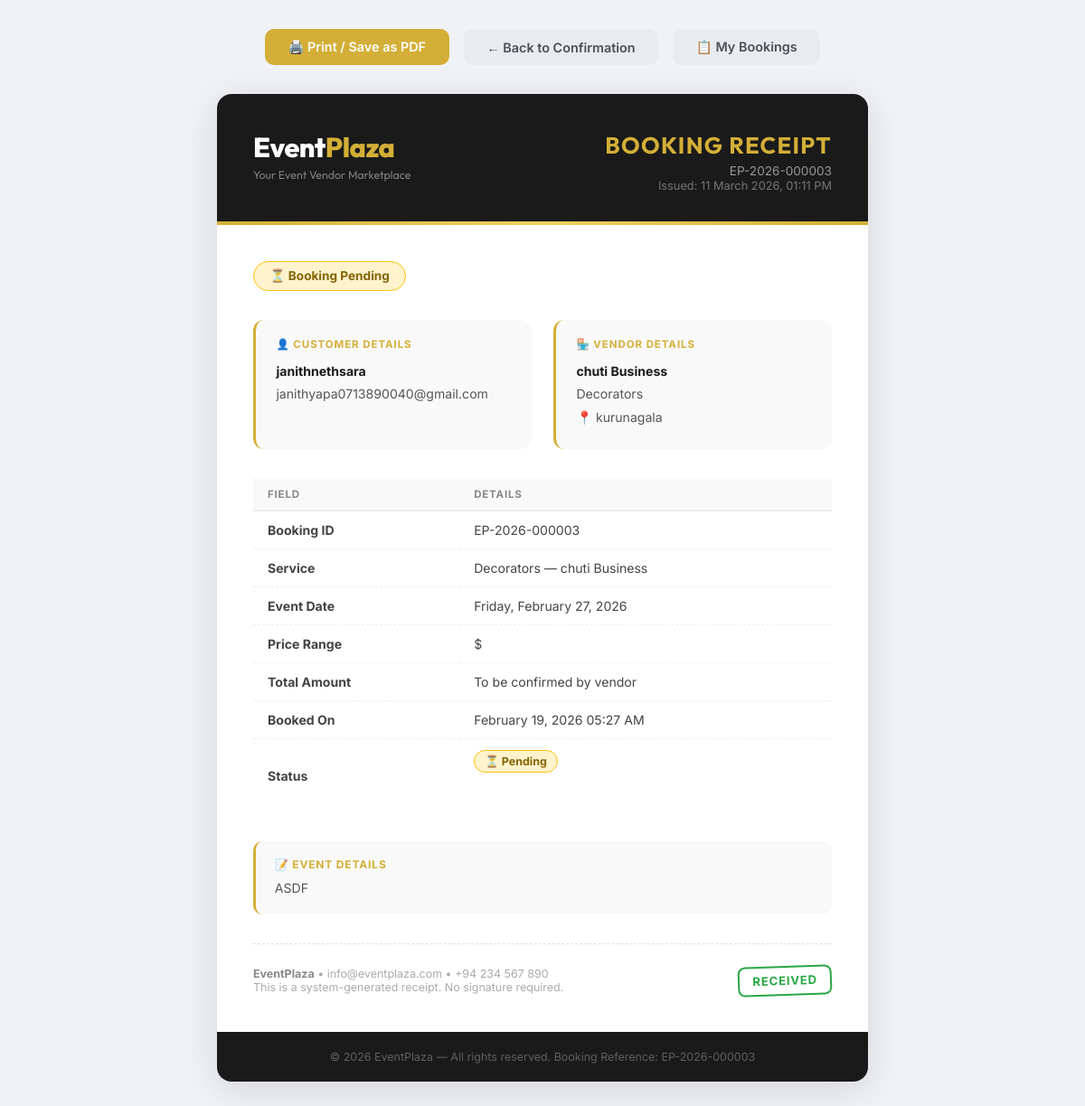
The page /receipt.php?booking_id=3 (signed in) on the database its author committed.
### tables this page shows
CREATE TABLE `bookings` (
  `id` int(11) NOT NULL,
  `customer_id` int(11) NOT NULL,
  `vendor_id` int(11) NOT NULL,
  `event_date` date NOT NULL,
  `event_details` text DEFAULT NULL,
  `status` enum('pending','confirmed','completed','cancelled') DEFAULT 'pending',
  `total_price` decimal(10,2) DEFAULT NULL,
  `created_at` timestamp NOT NULL DEFAULT current_timestamp()
);

CREATE TABLE `users` (
  `id` int(11) NOT NULL,
  `username` varchar(50) NOT NULL,
  `email` varchar(100) NOT NULL,
  `password` varchar(255) NOT NULL,
  `role` enum('admin','vendor','customer') NOT NULL,
  `created_at` timestamp NOT NULL DEFAULT current_timestamp()
);

CREATE TABLE `vendors` (
  `id` int(11) NOT NULL,
  `user_id` int(11) NOT NULL,
  `category_id` int(11) NOT NULL,
  `business_name` varchar(100) NOT NULL,
  `description` text DEFAULT NULL,
  `price_range` varchar(50) DEFAULT NULL,
  `location` varchar(100) DEFAULT NULL,
  `profile_image` varchar(255) DEFAULT NULL,
  `is_verified` tinyint(1) DEFAULT 0,
  `availability_calendar` text DEFAULT NULL,
  `created_at` timestamp NOT NULL DEFAULT current_timestamp(),
  `phone` varchar(30) DEFAULT NULL,
  `website` varchar(255) DEFAULT NULL,
  `facebook` varchar(255) DEFAULT NULL,
  `instagram` varchar(255) DEFAULT NULL,
  `whatsapp` varchar(30) DEFAULT NULL,
  `years_exp` int(11) DEFAULT NULL,
  `events_done` int(11) DEFAULT NULL
);

CREATE TABLE `categories` (
  `id` int(11) NOT NULL,
  `name` varchar(100) NOT NULL,
  `image` varchar(255) DEFAULT NULL,
  `description` text DEFAULT NULL
);

### receipt.php (the view, shortened to what this page needs)
<?php
include 'includes/db.php';
$booking_id  = (int)$_GET['booking_id'];
$customer_id = (int)$_SESSION['user_id'];
$stmt = $pdo->prepare("
    SELECT b.*,
           v.business_name, v.location, v.price_range,
           c.name AS category_name,
           u.username AS customer_name, u.email AS customer_email
    FROM   bookings b
    JOIN   vendors   v ON b.vendor_id  = v.id
    JOIN   categories c ON v.category_id = c.id
    JOIN   users     u ON b.customer_id = u.id
    WHERE  b.id = ?
    AND   (b.customer_id = ? OR ? = 1)
");
$stmt->execute([$booking_id, $customer_id, (int)isAdmin()]);
$b = $stmt->fetch();
$receipt_no = 'EP-' . date('Y') . '-' . str_pad($booking_id, 6, '0', STR_PAD_LEFT);
$issued_on  = date('d F Y, h:i A');
?>
<!DOCTYPE html>
<html lang="en">
<head>
</head>
<body>
<div class="print-controls">
    <button onclick="window.print()" class="btn-print">
        🖨️ Print / Save as PDF
    </button>
    <a href="booking_confirm.php?booking_id=<?= $booking_id ?>" class="btn-back">
        ← Back to Confirmation
    </a>
    <a href="user/dashboard.php" class="btn-back">
        📋 My Bookings
    </a>
</div>
<div class="receipt">
    <div class="rcpt-header">
        <div class="rcpt-logo">
            Event<span>Plaza</span>
            <p>Your Event Vendor Marketplace</p>
        </div>
        <div class="rcpt-title-col">
            <div class="rcpt-title">Booking Receipt</div>
            <div class="rcpt-no"><?= $receipt_no ?></div>
            <div class="rcpt-date">Issued: <?= $issued_on ?></div>
        </div>
    </div>
    <div class="rcpt-divider"></div>
    <div class="rcpt-body">
        <?php
        $status_class = 'status-' . $b['status'];
        $status_icons = ['pending'=>'⏳','confirmed'=>'✅','completed'=>'🎉','cancelled'=>'❌'];
        $status_icon  = $status_icons[$b['status']] ?? '📋';
        ?>
        <div class="rcpt-status <?= $status_class ?>">
            <?= $status_icon ?> Booking <?= ucfirst($b['status']) ?>
        </div>
        <div class="rcpt-info-grid">
            <div class="rcpt-info-box">
                <h4>👤 Customer Details</h4>
                <p><strong><?= htmlspecialchars($b['customer_name']) ?></strong></p>
                <p><?= htmlspecialchars($b['customer_email']) ?></p>
            </div>
            <div class="rcpt-info-box">
                <h4>🏪 Vendor Details</h4>
                <p><strong><?= htmlspecialchars($b['business_name']) ?></strong></p>
                <p><?= htmlspecialchars($b['category_name']) ?></p>
                <?php if($b['location']): ?>
                <p>📍 <?= htmlspecialchars($b['location']) ?></p>
                <?php endif; ?>
            </div>
        </div>
        <table class="rcpt-table">
            <thead>
                <tr>
                    <th>Field</th>
                    <th>Details</th>
                </tr>
            </thead>
            <tbody>
                <tr>
                    <td><strong>Booking ID</strong></td>
                    <td><?= $receipt_no ?></td>
                </tr>
                <tr>
                    <td><strong>Service</strong></td>
                    <td><?= htmlspecialchars($b['category_name']) ?> — <?= htmlspecialchars($b['business_name']) ?></td>
                </tr>
                <tr>
                    <td><strong>Event Date</strong></td>
                    <td><?= date('l, F j, Y', strtotime($b['event_date'])) ?></td>
                </tr>
                <tr>
                    <td><strong>Price Range</strong></td>
                    <td><?= htmlspecialchars($b['price_range'] ?: 'To be discussed') ?></td>
                </tr>
                <tr>
                    <td><strong>Total Amount</strong></td>
                    <td><?= $b['total_price'] ? 'Rs. ' . number_format($b['total_price'], 2) : 'To be confirmed by vendor' ?></td>
                </tr>
                <tr>
                    <td><strong>Booked On</strong></td>
                    <td><?= date('F j, Y h:i A', strtotime($b['created_at'])) ?></td>
                </tr>
                <tr>
                    <td><strong>Status</strong></td>
                    <td><span class="rcpt-status <?= $status_class ?>" style="font-size:.78rem;padding:.25rem .7rem;"><?= $status_icon ?> <?= ucfirst($b['status']) ?></span></td>
                </tr>
            </tbody>
        </table>
        <?php if(!empty($b['event_details'])): ?>
        <div class="rcpt-event-box">
            <h4>📝 Event Details</h4>
            <p><?= nl2br(htmlspecialchars($b['event_details'])) ?></p>
        </div>
        <?php endif; ?>
        <div class="rcpt-footer">
            <div class="rcpt-footer-note">
                <strong>EventPlaza</strong> &bull; info@eventplaza.com &bull; +94 234 567 890<br>
                This is a system-generated receipt. No signature required.
            </div>
            <?php if($b['status'] !== 'cancelled'): ?>
            <div class="rcpt-stamp">Received</div>
            <?php else: ?>
            <div class="rcpt-stamp" style="border-color:#dc3545;color:#dc3545;">Cancelled</div>
            <?php endif; ?>
        </div>
    </div>
    <div class="rcpt-footer-bottom">
        &copy; <?= date('Y') ?> EventPlaza — All rights reserved. Booking Reference: <?= $receipt_no ?>
    </div>
</div>
</body>
</html>

### receipt.php (style rules this page uses)
* { margin:0; padding:0; box-sizing:border-box; }
body { font-family: 'Inter', sans-serif; background: #f0f2f5; color: #333; padding: 2rem; }
.print-controls { display: flex; gap: 1rem; justify-content: center; margin-bottom: 2rem; }
.print-controls button, .print-controls a { display: inline-flex; align-items: center; gap: .5rem; padding: .7rem 1.6rem; border-radius: 10px; font-size: .9rem; font-weight: 600; cursor: pointer; border: none; text-decoration: none; font-family: 'Inter', sans-serif; transition: all .2s; }
.btn-print { background: #D4AF37; color: #fff; }
.btn-back { background: #e9ecef; color: #495057; }
.receipt { max-width: 720px; margin: 0 auto; background: #fff; border-radius: 16px; box-shadow: 0 8px 40px rgba(0,0,0,0.12); overflow: hidden; }
.rcpt-header { background: #1A1A1A; padding: 2.5rem 2.5rem 2rem; display: flex; align-items: flex-start; justify-content: space-between; }
.rcpt-logo { font-family: 'Outfit', sans-serif; font-size: 1.9rem; font-weight: 800; color: #fff; letter-spacing: -0.5px; }
.rcpt-logo span { color: #D4AF37; }
.rcpt-logo p { font-size: .78rem; font-weight: 400; color: rgba(255,255,255,0.45); margin-top: .2rem; letter-spacing: 0; }
.rcpt-title-col { text-align: right; }
.rcpt-title { font-family: 'Outfit', sans-serif; font-size: 1.6rem; font-weight: 700; color: #D4AF37; text-transform: uppercase; letter-spacing: .05em; }
.rcpt-no { font-size: .85rem; color: rgba(255,255,255,0.55); margin-top: .2rem; }
.rcpt-date { font-size: .8rem; color: rgba(255,255,255,0.4); margin-top: .1rem; }
.rcpt-divider { height: 4px; background: linear-gradient(90deg, #D4AF37, #f0d060, #D4AF37); }
.rcpt-body { padding: 2.5rem; }
.rcpt-status { display: inline-flex; align-items: center; gap: .5rem; padding: .45rem 1.1rem; border-radius: 100px; font-size: .85rem; font-weight: 700; margin-bottom: 2rem; }
.status-pending { background: #fff3cd; color: #856404; border: 1px solid #ffc107; }
.rcpt-info-grid { display: grid; grid-template-columns: 1fr 1fr; gap: 1.5rem; margin-bottom: 2rem; }
.rcpt-info-box { background: #f9f9f9; border-radius: 12px; padding: 1.25rem 1.4rem; border-left: 3px solid #D4AF37; }
.rcpt-info-box h4 { font-size: .72rem; font-weight: 700; text-transform: uppercase; letter-spacing: .08em; color: #D4AF37; margin-bottom: .75rem; }
.rcpt-info-box p { font-size: .88rem; color: #555; margin-bottom: .3rem; line-height: 1.5; }
.rcpt-info-box strong { color: #1A1A1A; }
.rcpt-table { width: 100%; border-collapse: collapse; margin-bottom: 2rem; }
.rcpt-table th { text-align: left; padding: .65rem 1rem; font-size: .72rem; font-weight: 700; text-transform: uppercase; letter-spacing: .07em; color: #888; background: #f9f9f9; border-bottom: 2px solid #eee; }
.rcpt-table td { padding: .75rem 1rem; font-size: .88rem; color: #444; border-bottom: 1px dashed #f0f0f0; }
.rcpt-table tr:last-child td { border-bottom: none; }
.rcpt-event-box { background: #f9f9f9; border-radius: 10px; padding: 1.1rem 1.3rem; margin-bottom: 2rem; border-left: 3px solid #D4AF37; }
.rcpt-event-box h4 { font-size: .75rem; text-transform: uppercase; letter-spacing: .07em; color: #D4AF37; font-weight:700; margin-bottom:.5rem; }
.rcpt-event-box p { font-size: .88rem; color: #555; line-height: 1.6; }
.rcpt-footer { border-top: 1px dashed #e0e0e0; padding-top: 1.5rem; display: flex; align-items: center; justify-content: space-between; gap: 1rem; flex-wrap: wrap; }
.rcpt-footer-note { font-size: .78rem; color: #aaa; }
.rcpt-footer-note strong { color: #888; }
.rcpt-stamp { border: 2px solid #28a745; border-radius: 8px; padding: .4rem .9rem; color: #28a745; font-weight: 700; font-size: .82rem; text-transform: uppercase; letter-spacing: .06em; transform: rotate(-2deg); display: inline-block; }
.rcpt-footer-bottom { background: #1A1A1A; padding: 1.25rem 2.5rem; text-align: center; font-size: .78rem; color: rgba(255,255,255,0.3); }

### rows shown on the page
bookings: status "⏳", status "Pending", customer.username "janithnethsara", customer.email "janithyapa0713890040@gmail.com", vendor.business_name "chuti Business", categories.name "Decorators", vendor.location "kurunagala", event_date "Friday, February 27, 2026", vendor.price_range "$", created_at "February 19, 2026 05:27 AM", event_details "ASDF"

### other values the page prints
$receipt_no "EP-2026-000003"
